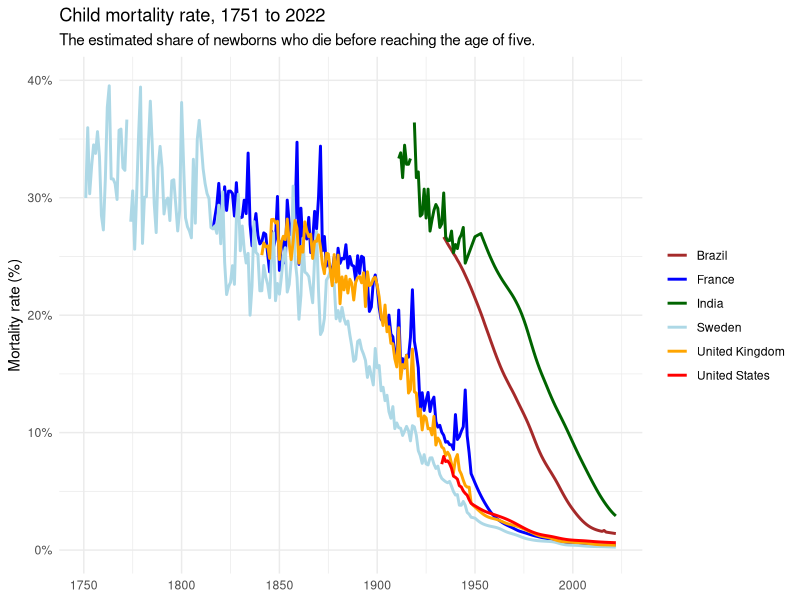

Generate this figure with R:
## ---- chunk 1
library(ggplot2)
library(dplyr)
library(readr)
library(scales)
## ---- chunk 2
data <- read_csv("child-mortality.csv")
## ---- chunk 3
countries <- c("India", "Brazil", "United States", "United Kingdom", "France", "Sweden")
filtered_data <- data %>% filter(Entity %in% countries)

ggplot(filtered_data, aes(x = Year, y = `Under-five mortality rate`, color = Entity)) +
  geom_line(size = 1) +
  scale_color_manual(values = c("India" = "darkgreen", 
                                "Brazil" = "brown", 
                                "United States" = "red", 
                                "United Kingdom" = "orange", 
                                "France" = "blue", 
                                "Sweden" = "lightblue")) +
  scale_y_continuous(labels = percent_format(scale = 1), limits = c(0, 40)) +
  labs(title = "Child mortality rate, 1751 to 2022",
       subtitle = "The estimated share of newborns who die before reaching the age of five.",
       x = NULL, y = "Mortality rate (%)") +
  theme_minimal() +
  theme(legend.title = element_blank())
